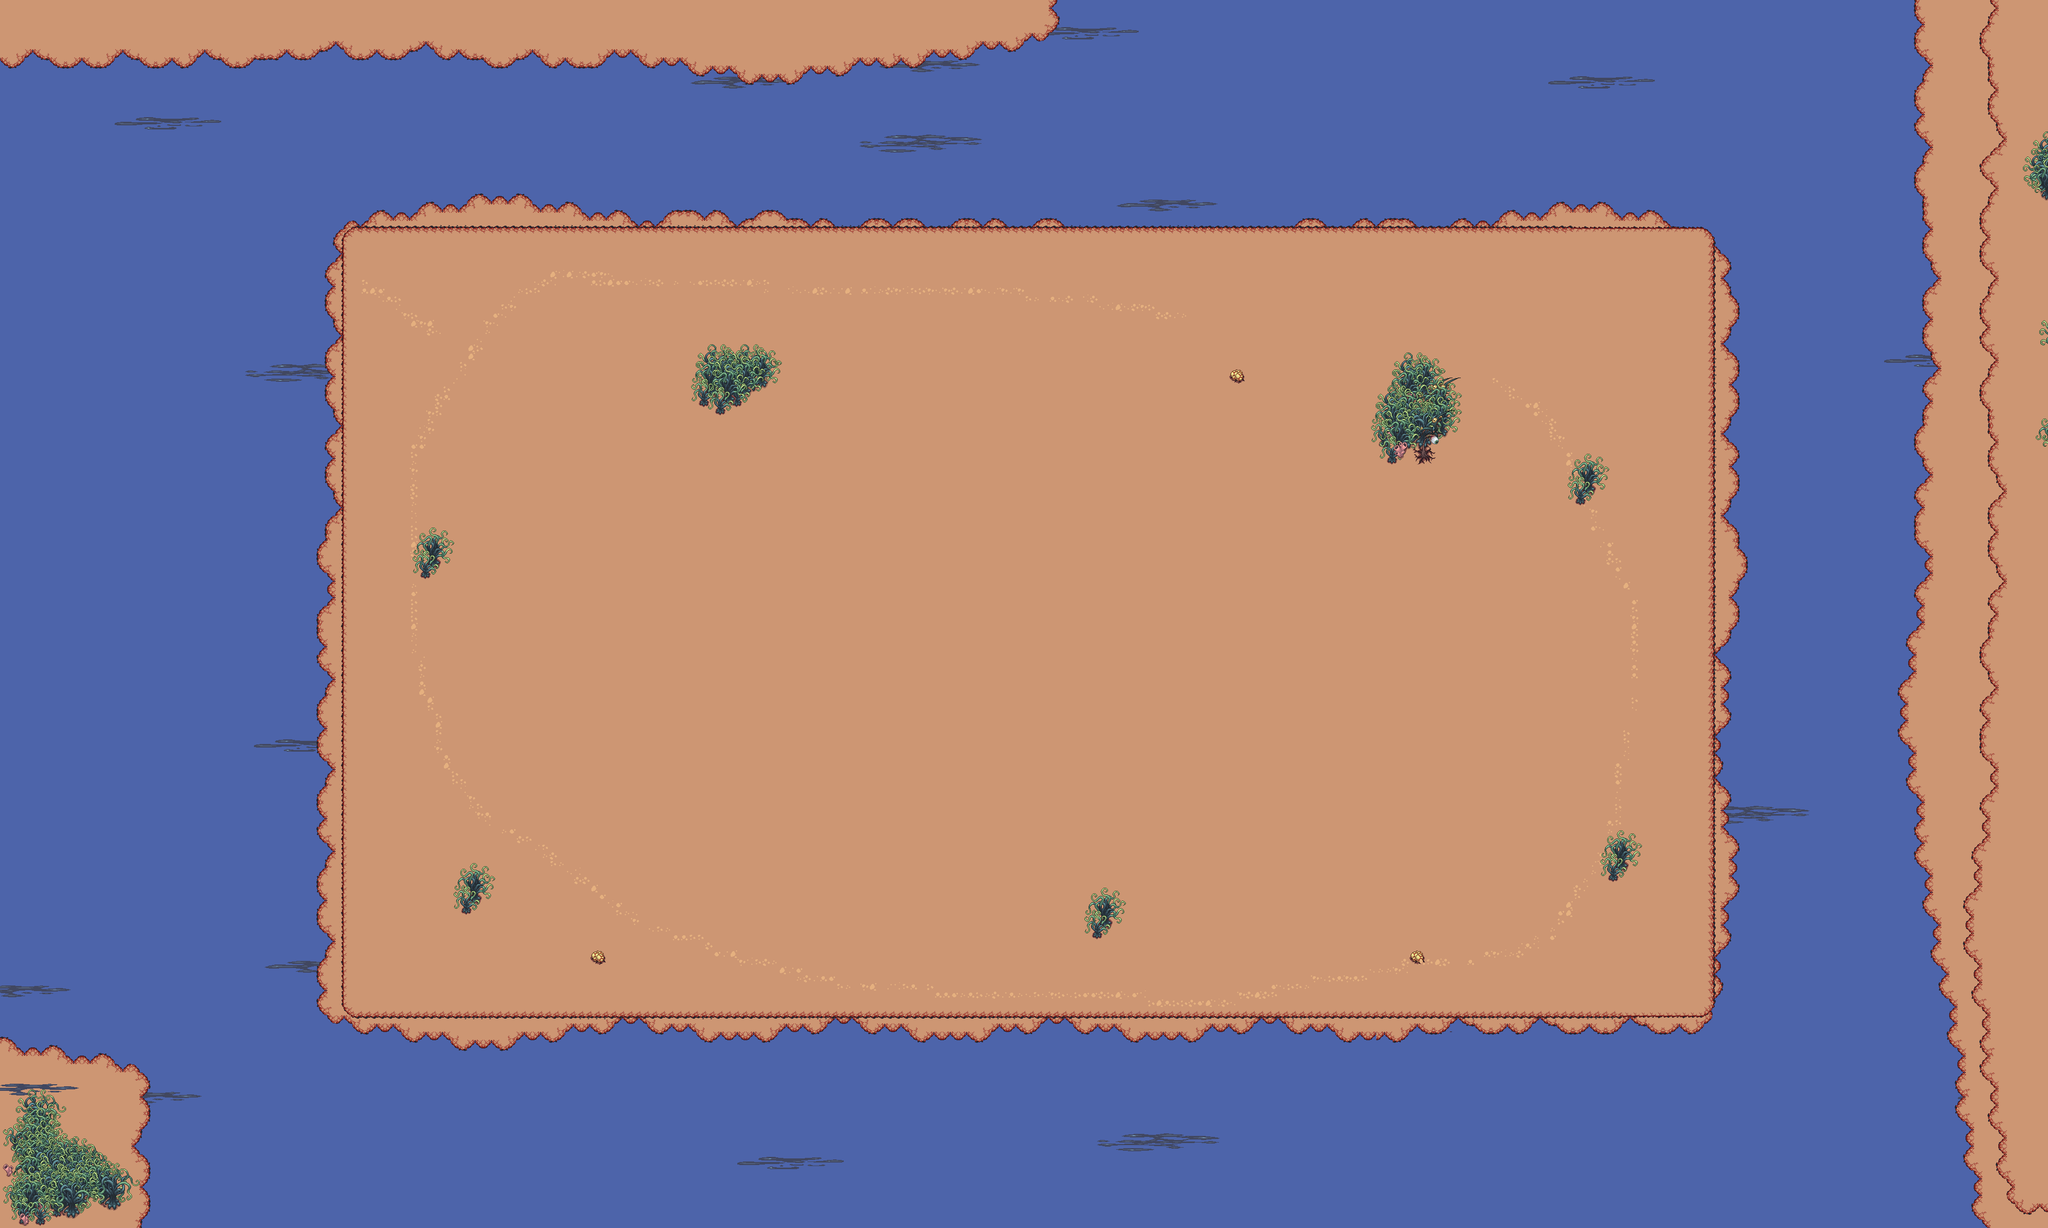

Tiled map render using the project's own tile images. Description and the map definition, with tile-layer contents summarised, below:
An orthogonal 250x150 tile map with 16x16 px tiles, 5 tile layers (water0, water1, ground0, ground1, ...), 5 tilesets and 8 objects (7x plants, limiter).

<map version="1.10" tiledversion="1.11.0" orientation="orthogonal" renderorder="right-down" width="250" height="150" tilewidth="16" tileheight="16" infinite="0" nextlayerid="9" nextobjectid="17">
 <tileset firstgid="1" source="water.tsx" />
 <tileset firstgid="1549" source="Water_coasts.tsx" />
 <tileset firstgid="3109" source="details.tsx" />
 <tileset firstgid="3319" source="plants.tsx" />
 <tileset firstgid="3337" source="special_objects.tsx" />
 <layer id="1" name="water0" width="250" height="150">
  <data>[37500 cells, 23406 non-empty, 1 distinct tile ids]</data>
 </layer>
 <layer id="3" name="water1" width="250" height="150">
  <data>[37500 cells, 548 non-empty, 102 distinct tile ids]</data>
 </layer>
 <layer id="2" name="ground0" width="250" height="150">
  <data>[37500 cells, 6859 non-empty, 6 distinct tile ids]</data>
 </layer>
 <layer id="4" name="ground1" width="250" height="150">
  <data>[37500 cells, 17823 non-empty, 20 distinct tile ids]</data>
 </layer>
 <layer id="5" name="details" width="250" height="150">
  <data>[37500 cells, 542 non-empty, 41 distinct tile ids]</data>
 </layer>
 <objectgroup id="6" name="plants">
  <object id="1" name="plants" type="plants" gid="3329" x="857" y="1268" width="128" height="128" />
  <object id="2" name="plants" type="plants" gid="3329" x="1467" y="916" width="128" height="128" />
  <object id="3" name="plants" type="plants" gid="3329" x="966" y="1913" width="128" height="128" />
  <object id="4" name="plants" type="plants" gid="3329" x="2170.52" y="1985.18" width="128" height="128" />
  <object id="5" name="plants" type="plants" gid="3329" x="3129" y="1125" width="128" height="128" />
  <object id="6" name="plants" type="plants" gid="3329" x="3186" y="1860" width="128" height="128" />
  <object id="13" name="plants" type="plants" gid="3329" x="2780" y="1046.33" width="190.667" height="183.333" />
 </objectgroup>
 <objectgroup id="8" name="limiter" visible="0">
  <object id="11" name="limiter" type="limiter" x="672" y="454" width="2672" height="1532" />
 </objectgroup>
</map>
